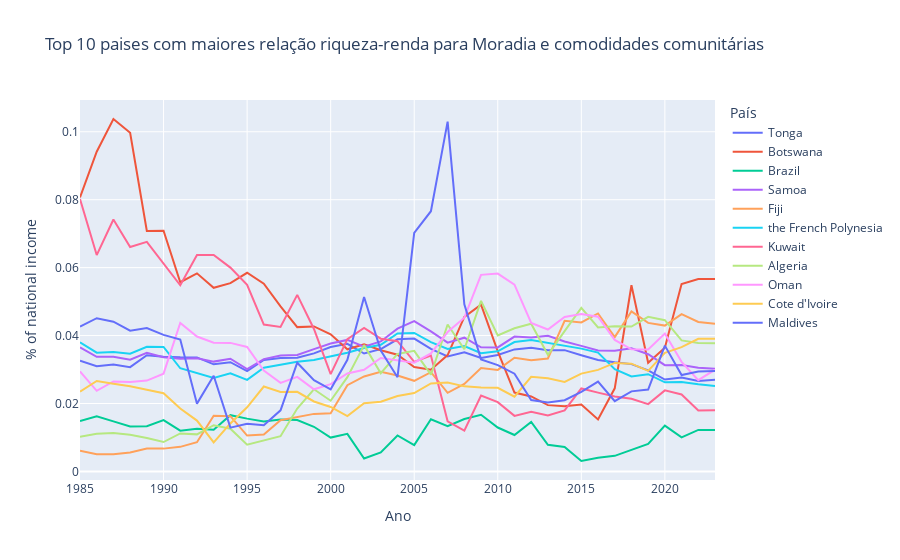

Notebook code for this chart:
### Code cell
fig = px.line(df_rev_filtered, 
              x='ano', 
              y='valor', 
              color='pais', 
              title="Top 10 paises com maiores relação riqueza-renda para Moradia e comodidades comunitárias",
              labels={
                  "valor": "% of national income",
                  "ano": "Ano",
                  "pais": "País"
              })

fig.show()
